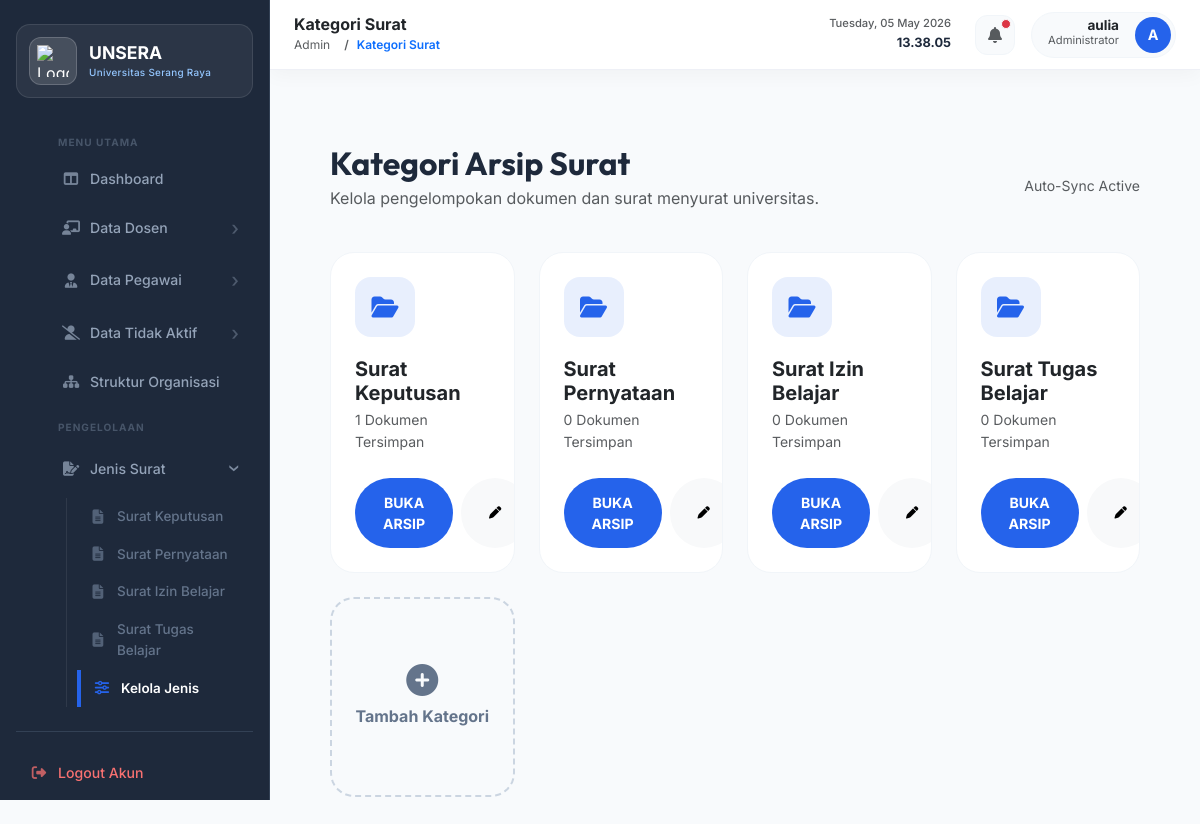
Page /jenis_surat.php (signed in) on the committed database.
### tables this page shows
CREATE TABLE `jenis_surat` (
  `id` int NOT NULL AUTO_INCREMENT,
  `nama_jenis` varchar(100) NOT NULL,
  PRIMARY KEY (`id`)
);

### htdocs/jenis_surat.php (the view, shortened to what this page needs)
<?php
require 'db.php';
$result = $conn->query("SELECT js.*, (SELECT COUNT(*) FROM data_surat WHERE jenis_id = js.id) as total_surat FROM jenis_surat js ORDER BY js.id ASC");
?>
<!DOCTYPE html>
<html lang="id">
<head>
    <link href="https://cdn.jsdelivr.net/npm/bootstrap@5.3.0/dist/css/bootstrap.min.css" rel="stylesheet">
    <link rel="stylesheet" href="https://cdnjs.cloudflare.com/ajax/libs/font-awesome/6.4.0/css/all.min.css">
    <link rel="stylesheet" href="style.css?v=<?= time() ?>">
</head>
<body>
<?php include 'components/sidebar.php'; ?>
<div class="main-content">
    <?php include 'components/navbar.php'; ?>
    <div class="container-fluid px-4 py-4">
        <div class="d-flex justify-content-between align-items-center mb-4">
            <div>
                <h2 class="fw-bold mb-1" style="font-family: 'Outfit', sans-serif;">Kategori Arsip Surat</h2>
                <p class="text-muted">Kelola pengelompokan dokumen dan surat menyurat universitas.</p>
            </div>
            <div class="d-flex align-items-center gap-2 text-muted small">
                <span>Auto-Sync Active</span>
            </div>
        </div>
        <div class="row g-4" id="categoryGrid">
            <?php while($row = $result->fetch_assoc()): ?>
            <div class="col-md-4 col-lg-3">
                <div class="category-card p-4">
                    <div class="category-icon"><i class="fas fa-folder-open"></i></div>
                    <h5 class="fw-bold mb-1 text-dark"><?= htmlspecialchars($row['nama_jenis']) ?></h5>
                    <p class="text-muted small mb-4"><?= $row['total_surat'] ?> Dokumen Tersimpan</p>
                    <div class="mt-auto d-flex gap-2">
                        <a href="data_surat.php?jenis_id=<?= $row['id'] ?>" class="btn btn-primary flex-grow-1 rounded-pill small fw-bold">
                            BUKA ARSIP
                        </a>
                        <button class="btn btn-light rounded-circle" onclick="editCategory(<?= $row['id'] ?>, '<?= addslashes($row['nama_jenis']) ?>')">
                            <i class="fas fa-pen small"></i>
                        </button>
                    </div>
                </div>
            </div>
            <?php endwhile; ?>
            <div class="col-md-4 col-lg-3">
                <div class="add-category-btn" data-bs-toggle="modal" data-bs-target="#addCategoryModal">
                    <i class="fas fa-plus-circle fs-2 mb-2"></i>
                    <span class="fw-bold">Tambah Kategori</span>
                </div>
            </div>
        </div>
    </div>
</div>
</body>
</html>

### htdocs/components/sidebar.php (shortened to what this page needs)
<?php
$current_page = basename($_SERVER['PHP_SELF']);
$dosen_pages  = ['input_dosen.php','daftar_dosen.php','form_edit_dosen.php','edit_dosen.php','detail_dosen.php','hapus_dosen.php'];
$pegawai_pages = ['input_pegawai.php','data_pegawai.php','detail_pegawai.php','edit_pegawai.php','form_edit_pegawai.php'];
$surat_pages = ['jenis_surat.php','data_surat.php','tambah_jenis_surat.php','struktur_organisasi.php'];
$inactive_pages = ['data_tidak_aktif.php'];
?>
<div class="sidebar">
    <div class="sidebar-brand">
        <div class="logo-container">
            <img src="download.png" alt="Logo UNSERA" class="sidebar-logo">
        </div>
        <div class="brand-text">
            <h2>UNSERA</h2>
            <span>Universitas Serang Raya</span>
        </div>
    </div>
    <ul>
        <li class="sidebar-label">MENU UTAMA</li>
        <li>
            <a href="dashboard.php" class="<?= $current_page == 'dashboard.php' ? 'active' : '' ?>">
                <i class="fas fa-columns"></i> Dashboard
            </a>
        </li>
        <li>
            <a href="#" onclick="toggleSubmenu('sub-dosen', this); return false;"
               class="submenu-toggle <?= in_array($current_page, $dosen_pages) ? 'open' : '' ?>">
                <i class="fas fa-chalkboard-teacher"></i> Data Dosen
            </a>
        </li>
        <li>
            <a href="#" onclick="toggleSubmenu('sub-pegawai', this); return false;"
               class="submenu-toggle <?= in_array($current_page, $pegawai_pages) ? 'open' : '' ?>">
                <i class="fas fa-user-tie"></i> Data Pegawai
            </a>
        </li>
        <li>
            <a href="#" onclick="toggleSubmenu('sub-inactive', this); return false;"
               class="submenu-toggle <?= in_array($current_page, $inactive_pages) ? 'open' : '' ?>">
                <i class="fas fa-user-slash"></i> Data Tidak Aktif
            </a>
        </li>
        <li>
            <a href="struktur_organisasi.php" class="<?= $current_page == 'struktur_organisasi.php' ? 'active' : '' ?>">
                <i class="fas fa-sitemap"></i> Struktur Organisasi
            </a>
        </li>
        <li class="sidebar-label">PENGELOLAAN</li>
        <li>
            <a href="#" onclick="toggleSubmenu('sub-surat', this); return false;"
               class="submenu-toggle <?= in_array($current_page, $surat_pages) ? 'open' : '' ?>">
                <i class="fas fa-file-signature"></i> Jenis Surat
            </a>
            <ul id="sub-surat" class="submenu <?= in_array($current_page, $surat_pages) ? 'show' : '' ?>">
                <?php
                if(isset($conn)) {
                    $res_jenis = $conn->query("SELECT * FROM jenis_surat ORDER BY id ASC");
                    if($res_jenis && $res_jenis->num_rows > 0) {
                        while($js = $res_jenis->fetch_assoc()) {
                            $is_active = ($current_page == 'data_surat.php' && isset($_GET['jenis_id']) && $_GET['jenis_id'] == $js['id']) ? 'active' : '';
                            echo '<li><a href="data_surat.php?jenis_id='.$js['id'].'" class="'.$is_active.'"><i class="fas fa-file-alt"></i> '.htmlspecialchars($js['nama_jenis']).'</a></li>';
                        }
                    }
                }
                ?>
                <li>
                    <a href="jenis_surat.php" class="<?= $current_page == 'jenis_surat.php' ? 'active' : '' ?>">
                        <i class="fas fa-sliders-h"></i> Kelola Jenis
                    </a>
                </li>
            </ul>
        </li>
    </ul>
    <div class="sidebar-bottom">
        <a href="logout.php" class="logout-link">
            <i class="fas fa-sign-out-alt"></i> Logout Akun
        </a>
    </div>
</div>

### htdocs/jenis_surat.php (style rules this page uses)
.category-card { background: white; border-radius: 24px; border: 1px solid #f1f5f9; transition: all 0.3s cubic-bezier(0.4, 0, 0.2, 1); height: 100%; display: flex; flex-direction: column; overflow: hidden; }
.category-icon { width: 60px; height: 60px; border-radius: 16px; background: rgba(37,99,235,0.1); color: var(--primary); display: flex; align-items: center; justify-content: center; font-size: 1.5rem; margin-bottom: 20px; }
.add-category-btn { border: 2px dashed #cbd5e1; border-radius: 24px; height: 100%; display: flex; flex-direction: column; align-items: center; justify-content: center; transition: all 0.3s; cursor: pointer; color: #64748b; min-height: 200px; }

### rows in the picture
jenis_surat: nama_jenis "Surat Keputusan", total_surat "1"
jenis_surat: nama_jenis "Surat Pernyataan", total_surat "0"
jenis_surat: nama_jenis "Surat Izin Belajar", total_surat "0"
jenis_surat: nama_jenis "Surat Tugas Belajar", total_surat "0"

### other values in the picture
$page_title_text "Kategori Surat"
$admin_nama "aulia"
$admin_initial "A"
